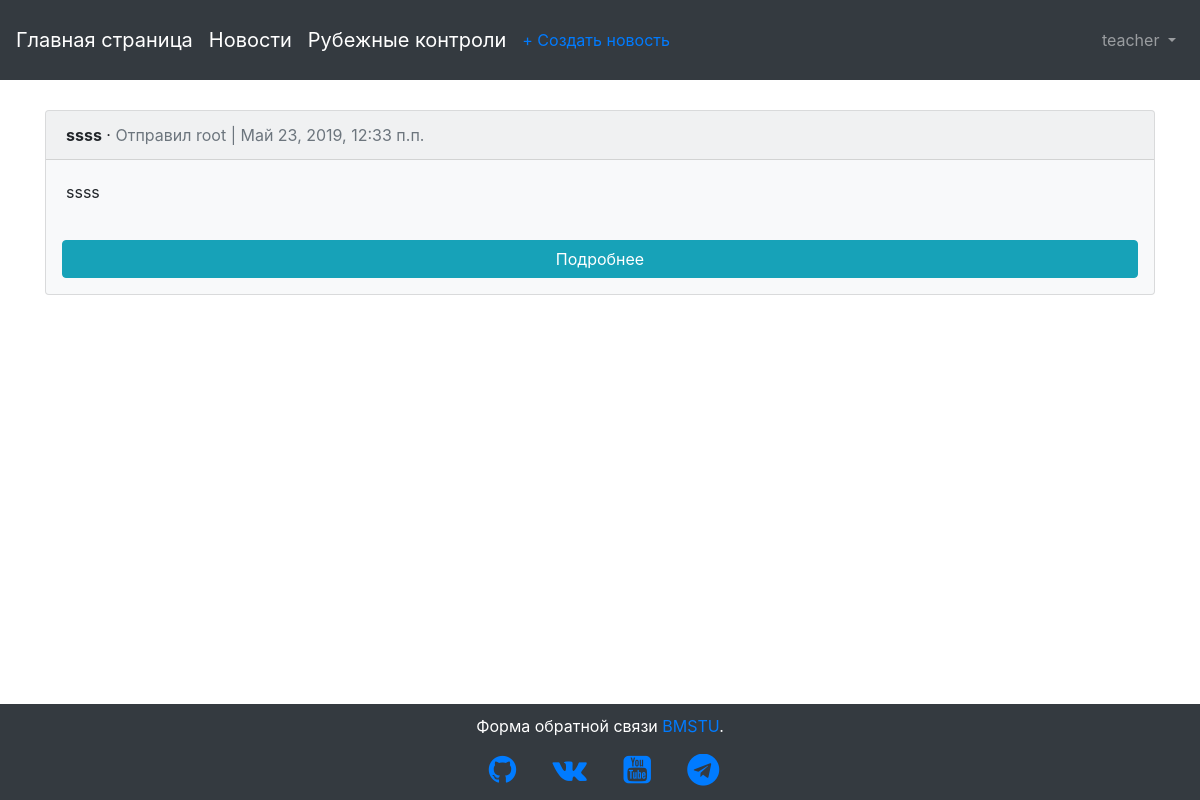
Page /feedback/ (signed in) on the earlier database version.
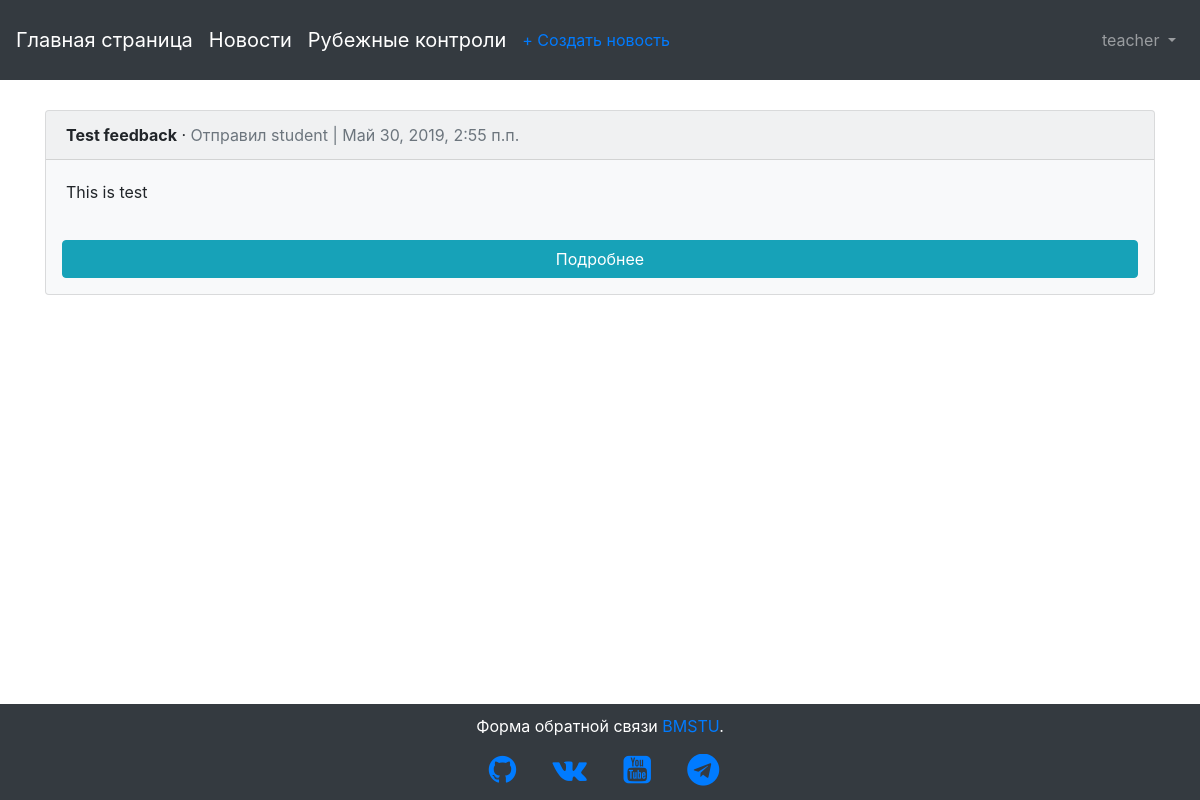
Same page on the later database version.
### pages/models.py (models this page shows, shortened)
class Feedback(models.Model):
    name = models.CharField(max_length=255, verbose_name="Название обращения")
    body = models.TextField(verbose_name="Текст обращения")
    date = models.DateTimeField(auto_now=True, verbose_name="Дата обращения")
    author = models.ForeignKey(
        settings.AUTH_USER_MODEL,
        on_delete=models.CASCADE,
        verbose_name = "Создал"
    )

### users/models.py (models this page shows)
class CustomUser(AbstractUser):
    date_of_birth = models.DateTimeField(verbose_name='Дата рождения', default=date.today)
    full_name = models.CharField(max_length=255, verbose_name='ФИО', null=True)
    phone_no = models.CharField(max_length=255, verbose_name='Контактный телефон', default='+7-499-555-55-55')
    STUDENT = 'СТ'
    TEACHER = 'ПР'
    ROLE_CHOICES = (
        (STUDENT, 'Студент'),
        (TEACHER, 'Преподаватель')
    )
    user_role = models.CharField(max_length=2,
        choices=ROLE_CHOICES,
        default=STUDENT,
        verbose_name='Роль пользователя'
    )
    IU1 = 'ИУ1'
    IU2 = 'ИУ2'
    IU3 = 'ИУ3'
    IU4 = 'ИУ4'
    IU5 = 'ИУ5'
    IU6 = 'ИУ6'
    IU7 = 'ИУ7'
    IU8 = 'ИУ8'
    STUDENT_GROUP_CHOICES = (
        (IU1, 'ИУ-1'),
        (IU2, 'ИУ-2'),
        (IU3, 'ИУ-3'),
        (IU4, 'ИУ-4'),
        (IU5, 'ИУ-5'),
        (IU6, 'ИУ-6'),
        (IU7, 'ИУ-7'),
        (IU8, 'ИУ-8')
    )
    student_group = models.CharField(max_length=3,
        choices=STUDENT_GROUP_CHOICES,
        verbose_name='Группа студента',
        default=IU6
    )
    """
    if user_role == STUDENT:
        user_group = ForeignKey(
        Student_group,
        on_delete=models.CASCADE,
        verbose_name = "Группа студента"
    )
    """
    def __str__(self):
        return self.username

### pages/views.py (the view)
# urls.py: path('feedback/', login_required(views.FeedbackListView.as_view()), name='feedback_list'),
class FeedbackListView(ListView):
    model = Feedback
    template_name = 'feedback_list.html'
    def get_queryset(self):
        return self.model.objects.order_by('-date')

### templates/feedback_list.html (shortened to what this page needs)
{% extends 'base.html' %}
{% block content %}
  {% for object in object_list %}
    <div class="card" style="background: #f8f9fa;">
      <div class="card-header">
        <span class="font-weight-bold">{{ object.name }}</span> &middot;
        <span class="text-muted">Отправил {{ object.author }} | {{ object.date }}</span>
      </div>
      <div class="card-body">
        {{ object.body }}
      </div>
      <a class="btn btn-info m-3" href="{% url 'feedback_detail' object.pk %}">Подробнее</a>
    </div>
    <br />
  {% endfor %}
{% endblock %}

Differences in the rows shown:
removed Feedback: name "ssss", author "root", date "Май 23, 2019, 12:33 п.п.", body "ssss"
added Feedback: name "Test feedback", author "student", date "Май 30, 2019, 2:55 п.п.", body "This is test"
